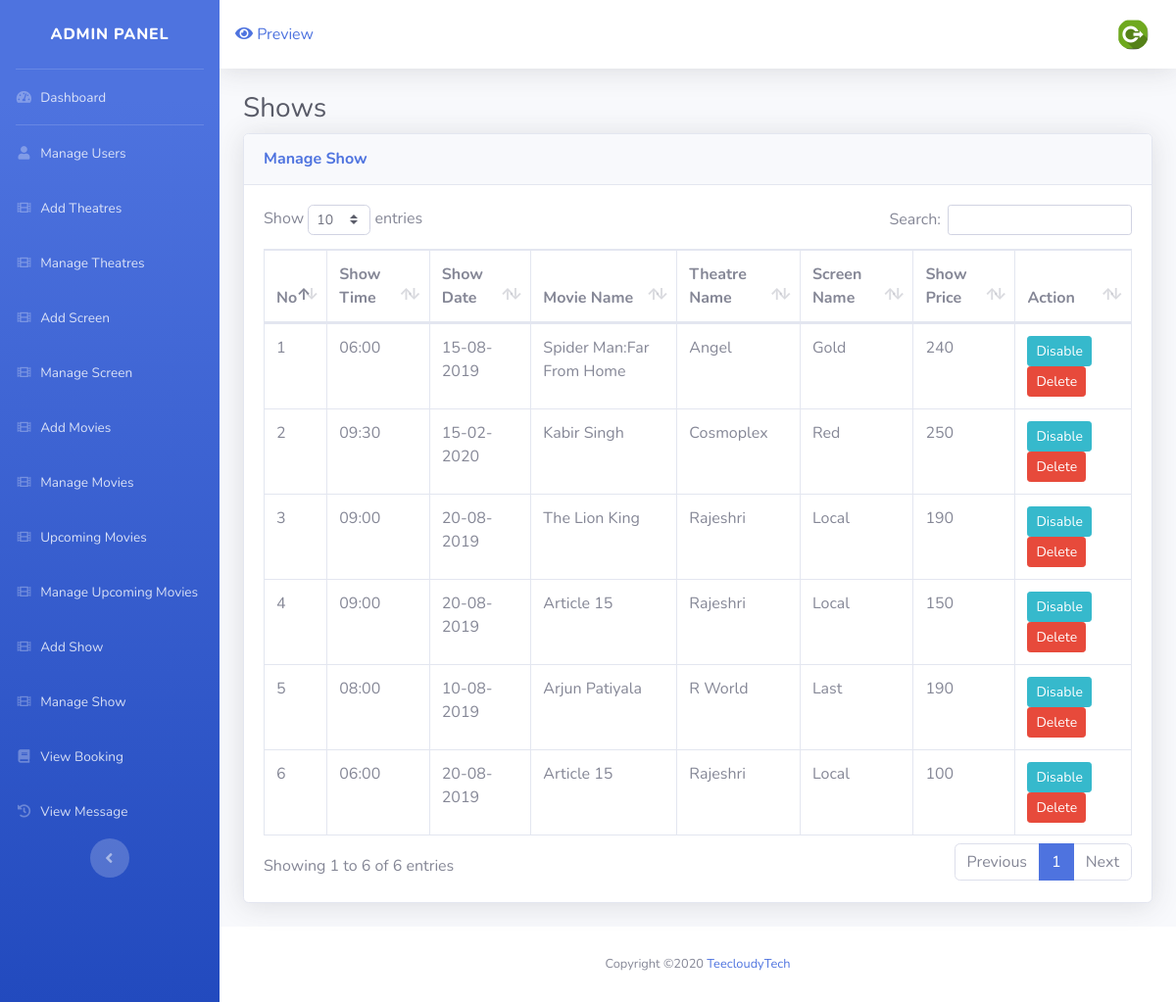
Screenshot of /admin/show_manage.php with the database file from the repository.
### tables this page shows
CREATE TABLE `shows` (
  `show_id` int(4) NOT NULL,
  `show_m` int(4) NOT NULL,
  `show_t` int(4) NOT NULL,
  `show_s` int(4) NOT NULL,
  `show_time` varchar(200) NOT NULL,
  `show_date` varchar(20) NOT NULL,
  `show_price` int(4) NOT NULL,
  `show_status` int(1) NOT NULL DEFAULT 1,
  `show_seat` int(3) NOT NULL DEFAULT 48,
  `show_unq` varchar(255) NOT NULL
);

CREATE TABLE `movies` (
  `m_id` int(4) NOT NULL,
  `m_nm` varchar(40) NOT NULL,
  `m_date` varchar(40) NOT NULL,
  `m_cnm` varchar(200) NOT NULL,
  `m_dnm` varchar(200) NOT NULL,
  `m_des` longtext NOT NULL,
  `m_banner` varchar(200) NOT NULL,
  `m_shw` int(1) NOT NULL DEFAULT 0,
  `m_status` int(11) NOT NULL DEFAULT 1
);

CREATE TABLE `theatre` (
  `t_id` int(4) NOT NULL,
  `t_nm` varchar(30) NOT NULL,
  `t_city` varchar(30) NOT NULL,
  `t_time` bigint(40) NOT NULL,
  `t_status` int(1) NOT NULL DEFAULT 1
);

CREATE TABLE `screen` (
  `s_id` int(4) NOT NULL,
  `s_nm` varchar(20) NOT NULL,
  `s_theatre` int(2) NOT NULL,
  `s_seats` int(250) NOT NULL DEFAULT 49,
  `s_time` int(40) NOT NULL,
  `s_status` int(1) NOT NULL DEFAULT 1
);

### admin/show_manage.php (the view, shortened to what this page needs)
<?php
	include("include/header.php");
	include("../include/config.php");
?>
<div class="container-fluid">
  <h1 class="h3 mb-2 text-gray-800">Shows</h1>
  <div class="card shadow mb-4">
	<div class="card-header py-3">
	  <h6 class="m-0 font-weight-bold text-primary">Manage Show</h6>
	</div>
	<div class="card-body">
		<div class="table-responsive">
                <table class="table table-bordered" id="dataTable" width="100%" cellspacing="0">
<thead>
                    <tr>
                      <th>No</th>
                      <th>Show Time</th>
                      <th>Show Date</th>
                      <th>Movie Name</th>
                      <th>Theatre Name</th>
                      <th>Screen Name</th>
                      <th>Show Price</th>
                       <th>Action</th>
                    </tr>
                  </thead>
                  <tbody>
          <?php
  $sq=mysqli_query($con,"select * from shows");
  $co=1;
while($row=mysqli_fetch_assoc($sq))
              {
				  $mid=$row['show_m'];
				  $sid=$row['show_s'];
				  $tid=$row['show_t'];
				    $m_sq=mysqli_query($con,"select * from movies where m_id='$mid' ");
					$m_row=mysqli_fetch_array($m_sq);
					  $s_sq=mysqli_query($con,"select * from screen where s_id='$sid' ");
					$s_row=mysqli_fetch_array($s_sq);
					  $t_sq=mysqli_query($con,"select * from theatre where t_id='$tid' ");
					$t_row=mysqli_fetch_array($t_sq);
                 echo'<tr>';
               echo'<td>'.$co.'</td>';
               echo'<td>'.$row['show_time'].'</td>';
               echo'<td>';
			   $date=strtotime($row['show_date']);
			   $date1=date('d-m-Y',$date);
			   echo $date1;
			  echo'</td>';
               echo'<td>'.$m_row['m_nm'].'</td>';
               echo'<td>'.$t_row['t_nm'].'</td>';
              echo'<td>'.$s_row['s_nm'].'</td>';
              echo'<td>'.$row['show_price'].'</td>';
             echo'<td>';
if($row['show_status']==0)
{
	echo'<a href="show_enable.php?id='.$row['show_id'].'&mid='.$m_row['m_id'].'" class="btn btn-success btn-sm">Enable</a>';
}
else
{
echo'<a href="show_disable.php?id='.$row['show_id'].'&mid='.$m_row['m_id'].'" class="btn btn-info btn-sm btn-sm">Disable</a>';
}
             echo'<a href="show_delete.php?id='.$row['show_id'].'&mid='.$m_row['m_id'].'" class="btn btn-danger btn-sm  ">Delete</a></td>';
             $co++;
             }
             ?>
                    </tr>
                  </tbody>
                </table>
              </div>
	</div>
  </div>
</div>
<?php
	include("include/footer.php");
?>

### rows the page displays
shows: show_time "06:00", show_date "15-08-2019", movies.m_nm "Spider Man:Far From Home", theatre.t_nm "Angel", screen.s_nm "Gold", show_price "240"
shows: show_time "09:30", show_date "15-02-2020", movies.m_nm "Kabir Singh", theatre.t_nm "Cosmoplex", screen.s_nm "Red", show_price "250"
shows: show_time "09:00", show_date "20-08-2019", movies.m_nm "The Lion King", theatre.t_nm "Rajeshri", screen.s_nm "Local", show_price "190"
shows: show_time "09:00", show_date "20-08-2019", movies.m_nm "Article 15", theatre.t_nm "Rajeshri", screen.s_nm "Local", show_price "150"
shows: show_time "08:00", show_date "10-08-2019", movies.m_nm "Arjun Patiyala", theatre.t_nm "R World", screen.s_nm "Last", show_price "190"
shows: show_time "06:00", show_date "20-08-2019", movies.m_nm "Article 15", theatre.t_nm "Rajeshri", screen.s_nm "Local", show_price "100"
